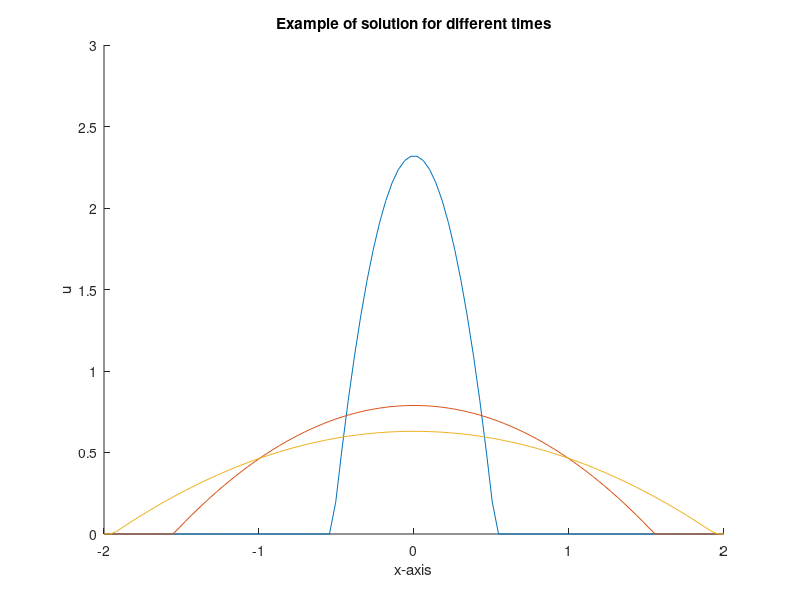

The MATLAB script that drew this image:
close all
clear all
%A small script making an animation of the fundamental solution of the
%PME in 1D.

%Establishing parameters:
m=2;

alpha = 1/(m+1);
beta = alpha;
k = alpha * (m-1) / (2*m);
C=0.5;
%End time:
T = 1;
%Time steps:
nt = 1000;

dt = T/nt;

%Spatial domain:
x = linspace(-2,2,100);
t  = linspace(0, 0.5, 3)
figure
axis([-2 2 0 3])
xlabel('x-axis')
ylabel('u')
title('Example of solution for different times')
hold on
for dt=linspace(0.01, 0.5, 3)
    U = dt^(-alpha) * max(0,C-k*abs(x).^2*dt^(-2*beta)).^(1/(m-1));
    plot(x,U)
end
hold off